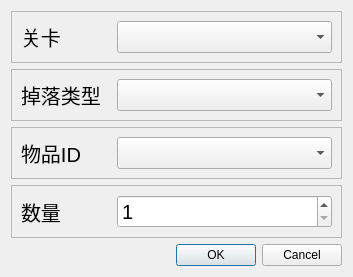
<?xml version="1.0" encoding="UTF-8"?>
<ui version="4.0">
 <class>Dialog</class>
 <widget class="QDialog" name="Dialog">
  <property name="geometry">
   <rect>
    <x>0</x>
    <y>0</y>
    <width>353</width>
    <height>264</height>
   </rect>
  </property>
  <property name="windowTitle">
   <string>Dialog</string>
  </property>
  <layout class="QVBoxLayout" name="verticalLayout">
   <item>
    <widget class="QFrame" name="frame_4">
     <property name="frameShape">
      <enum>QFrame::StyledPanel</enum>
     </property>
     <property name="frameShadow">
      <enum>QFrame::Raised</enum>
     </property>
     <layout class="QHBoxLayout" name="horizontalLayout_4">
      <item>
       <widget class="QLabel" name="label_4">
        <property name="maximumSize">
         <size>
          <width>90</width>
          <height>16777215</height>
         </size>
        </property>
        <property name="font">
         <font>
          <pointsize>15</pointsize>
         </font>
        </property>
        <property name="text">
         <string>关卡</string>
        </property>
       </widget>
      </item>
      <item>
       <widget class="QComboBox" name="stage">
        <property name="minimumSize">
         <size>
          <width>0</width>
          <height>0</height>
         </size>
        </property>
        <property name="font">
         <font>
          <pointsize>15</pointsize>
         </font>
        </property>
       </widget>
      </item>
     </layout>
    </widget>
   </item>
   <item>
    <widget class="QFrame" name="frame_2">
     <property name="frameShape">
      <enum>QFrame::StyledPanel</enum>
     </property>
     <property name="frameShadow">
      <enum>QFrame::Raised</enum>
     </property>
     <layout class="QHBoxLayout" name="horizontalLayout">
      <item>
       <widget class="QLabel" name="label">
        <property name="maximumSize">
         <size>
          <width>90</width>
          <height>16777215</height>
         </size>
        </property>
        <property name="font">
         <font>
          <pointsize>15</pointsize>
         </font>
        </property>
        <property name="text">
         <string>掉落类型</string>
        </property>
       </widget>
      </item>
      <item>
       <widget class="QComboBox" name="drop_type">
        <property name="font">
         <font>
          <pointsize>15</pointsize>
         </font>
        </property>
       </widget>
      </item>
     </layout>
    </widget>
   </item>
   <item>
    <widget class="QFrame" name="frame">
     <property name="frameShape">
      <enum>QFrame::StyledPanel</enum>
     </property>
     <property name="frameShadow">
      <enum>QFrame::Raised</enum>
     </property>
     <layout class="QHBoxLayout" name="horizontalLayout_2">
      <item>
       <widget class="QLabel" name="label_2">
        <property name="maximumSize">
         <size>
          <width>90</width>
          <height>16777215</height>
         </size>
        </property>
        <property name="font">
         <font>
          <pointsize>15</pointsize>
         </font>
        </property>
        <property name="text">
         <string>物品ID</string>
        </property>
       </widget>
      </item>
      <item>
       <widget class="QComboBox" name="item_ID">
        <property name="font">
         <font>
          <pointsize>15</pointsize>
         </font>
        </property>
       </widget>
      </item>
     </layout>
    </widget>
   </item>
   <item>
    <widget class="QFrame" name="frame_3">
     <property name="frameShape">
      <enum>QFrame::StyledPanel</enum>
     </property>
     <property name="frameShadow">
      <enum>QFrame::Raised</enum>
     </property>
     <layout class="QHBoxLayout" name="horizontalLayout_3">
      <item>
       <widget class="QLabel" name="label_3">
        <property name="maximumSize">
         <size>
          <width>90</width>
          <height>16777215</height>
         </size>
        </property>
        <property name="font">
         <font>
          <pointsize>15</pointsize>
         </font>
        </property>
        <property name="text">
         <string>数量</string>
        </property>
       </widget>
      </item>
      <item>
       <widget class="QSpinBox" name="item_quantity">
        <property name="font">
         <font>
          <pointsize>15</pointsize>
         </font>
        </property>
        <property name="minimum">
         <number>1</number>
        </property>
        <property name="maximum">
         <number>9999</number>
        </property>
       </widget>
      </item>
     </layout>
    </widget>
   </item>
   <item>
    <widget class="QDialogButtonBox" name="buttonBox">
     <property name="standardButtons">
      <set>QDialogButtonBox::Cancel|QDialogButtonBox::Ok</set>
     </property>
    </widget>
   </item>
  </layout>
 </widget>
 <resources/>
 <connections>
  <connection>
   <sender>stage</sender>
   <signal>currentTextChanged(QString)</signal>
   <receiver>drop_type</receiver>
   <slot>clear()</slot>
   <hints>
    <hint type="sourcelabel">
     <x>224</x>
     <y>33</y>
    </hint>
    <hint type="destinationlabel">
     <x>224</x>
     <y>89</y>
    </hint>
   </hints>
  </connection>
  <connection>
   <sender>stage</sender>
   <signal>currentTextChanged(QString)</signal>
   <receiver>item_ID</receiver>
   <slot>clear()</slot>
   <hints>
    <hint type="sourcelabel">
     <x>224</x>
     <y>33</y>
    </hint>
    <hint type="destinationlabel">
     <x>224</x>
     <y>144</y>
    </hint>
   </hints>
  </connection>
  <connection>
   <sender>buttonBox</sender>
   <signal>accepted()</signal>
   <receiver>Dialog</receiver>
   <slot>accept()</slot>
   <hints>
    <hint type="sourcelabel">
     <x>176</x>
     <y>243</y>
    </hint>
    <hint type="destinationlabel">
     <x>176</x>
     <y>131</y>
    </hint>
   </hints>
  </connection>
  <connection>
   <sender>buttonBox</sender>
   <signal>rejected()</signal>
   <receiver>Dialog</receiver>
   <slot>reject()</slot>
   <hints>
    <hint type="sourcelabel">
     <x>176</x>
     <y>243</y>
    </hint>
    <hint type="destinationlabel">
     <x>176</x>
     <y>131</y>
    </hint>
   </hints>
  </connection>
 </connections>
</ui>
